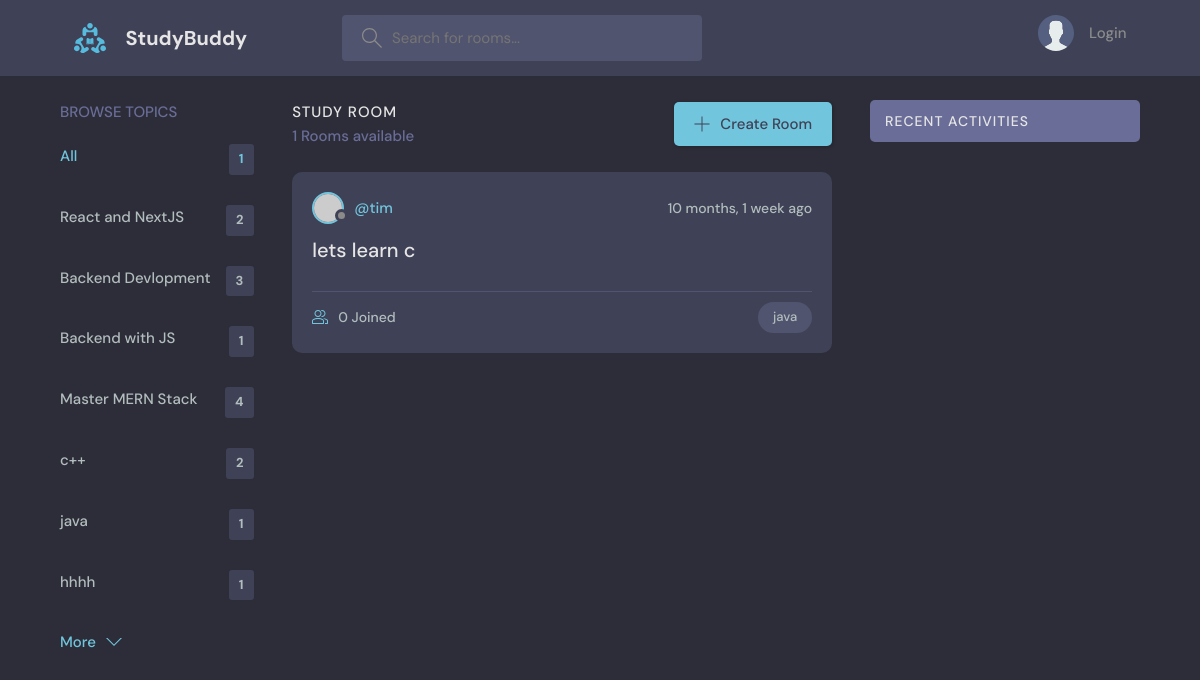
Page /?q=java on the committed database.
### base/models.py (models this page shows, shortened)
class Topic(models.Model):
    name = models.CharField(max_length=200)

class Room(models.Model):
    host=models.ForeignKey(User,on_delete=models.SET_NULL,null=True)
    topic=models.ForeignKey(Topic,on_delete=models.SET_NULL,null=True)
    name=models.CharField(max_length=200)
    description = models.TextField(null=True,blank= True)
    participants = models.ManyToManyField(User,related_name='participants',blank=True)
    updated = models.DateTimeField(auto_now=True)
    created = models.DateTimeField(auto_now_add=True)
    class Meta:
        ordering = ['-updated','-created']

### base/views.py (the view)
# urls.py: path("",views.home,name="home"),
def home(request):
    q = request.GET.get('q') if request.GET.get('q') != None else ''
    rooms = Room.objects.filter(
        Q(topic__name__icontains=q) |
        Q(name__icontains=q) |
        Q(description__icontains=q) |
        Q(host__username__icontains=q)
    )
    topics=Topic.objects.all()
    room_count = rooms.count()
    room_messages = Message.objects.filter(Q(room__topic__name__icontains=q))
    context={'rooms':rooms,'topics':topics,'room_count':room_count,'room_messages':room_messages}
    return render(request,'base/home.html',context)

### base/templates/base/home.html (shortened to what this page needs)
{% extends 'main.html' %}
{%  block content %}
    <main class="layout layout--3">
      <div class="container">
         {% include 'base/topic_component.html' %}
        <div class="roomList">
          <div class="roomList__header">
            <div>
              <h2>Study Room</h2>
              <p>{{room_count}} Rooms available</p>
            </div>
            <a class="btn btn--main" href="{% url 'create-room'%}">
              <svg version="1.1" xmlns="http://www.w3.org/2000/svg" width="32" height="32" viewBox="0 0 32 32">
                <title>add</title>
                <path
                  d="M16.943 0.943h-1.885v14.115h-14.115v1.885h14.115v14.115h1.885v-14.115h14.115v-1.885h-14.115v-14.115z"
                ></path>
              </svg>
              Create Room
            </a>
          </div>
          {% include 'base/feed_component.html'%}
        </div>
         {% include 'base/activity_component.html' %}
      </div>
    </main>
{%endblock%}

### base/templates/base/topic_component.html
 <div class="topics">
          <div class="topics__header">
            <h2>Browse Topics</h2>
          </div>
          <ul class="topics__list">
            <li>
              <a href="{% url 'home'%}" class="active">All <span>{{room_count}}</span></a>
            </li>
            {% for topic in topics %}
            <li>
              <a href="{% url 'home' %}?q={{topic.name}}">{{topic.name}} <span>{{topic.room_set.all.count}}</span></a>
            </li>
             {% endfor %}
          </ul>
          <a class="btn btn--link" href="topics.html">
            More
            <svg version="1.1" xmlns="http://www.w3.org/2000/svg" width="32" height="32" viewBox="0 0 32 32">
              <title>chevron-down</title>
              <path d="M16 21l-13-13h-3l16 16 16-16h-3l-13 13z"></path>
            </svg>
          </a>
        </div>

### base/templates/base/feed_component.html (shortened to what this page needs)
 {% for room in rooms %}
<div class="roomListRoom">
            <div class="roomListRoom__header">
              <a href="{% url 'user-profile' room.host.id %}" class="roomListRoom__author">
                <div class="avatar avatar--small">
                  <img src="https://randomuser.me/api/portraits/women/11.jpg" />
                </div>
                <span>@{{room.host.username}}</span>
              </a>
              <div class="roomListRoom__actions">
                <span>{{room.created|timesince}} ago</span>
              </div>
            </div>
            <div class="roomListRoom__content">
              <a href="{% url 'room' room.id %}">{{room.name}}</a>
            </div>
            <div class="roomListRoom__meta">
              <a href="{% url 'room' room.id %}" class="roomListRoom__joined">
                {{ room.participants.all.count }} Joined
              </a>
              <p class="roomListRoom__topic">{{room.topic.name}}</p>
            </div>
          </div>
          {% endfor %}

### static/styles/style.css (style rules this page uses)
:root { --color-main: #71c6dd; --color-main-light: #e1f6fb; --color-dark: #3f4156; --color-dark-medium: #51546e; --color-dark-light: #696d97; --color-light: #e5e5e5; --color-gray: #8b8b8b; --color-light-gray: #b2bdbd; --color-bg: #2d2d39; --color-success: #5dd693; --color-error: #fc4b0b; }
* { font-family: "DM Sans", -apple-system, BlinkMacSystemFont, "Segoe UI", Roboto, Oxygen, Ubuntu, Cantarell, "Open Sans", "Helvetica Neue", sans-serif; margin: 0; padding: 0; box-sizing: border-box; text-rendering: optimizeLegibility; font-size: inherit; }
html { font-size: 56.25%; }
@media only screen and (min-width: 1200px) { html { font-size: 62.5%; } }
body { line-height: 1.6; font-weight: 400; font-size: 1.5rem; color: var(--color-light-gray); background-color: var(--color-bg); min-height: 100vh; }
img { width: 100%; }
a { display: inline-block; color: var(--color-main); text-decoration: none; }
.container { max-width: 120rem; width: 90%; margin: auto; }
.btn { background-color: transparent; border: none; display: inline-flex; align-items: center; gap: 1rem; cursor: pointer; transition: all ease-in-out 0.3s; padding: 1rem 2rem; border-radius: 5px; box-shadow: 1px 1px 3px 1px rgba(0, 0, 0, 0.15); font-weight: 500; }
.btn--link { border-radius: 0; padding: 0; color: var(--color-main); box-shadow: none; }
.btn--main { background-color: var(--color-main); color: var(--color-dark); }
.btn > svg { fill: currentColor; width: 1.6rem; height: 1.6rem; }
.avatar { position: relative; display: inline-block; border-radius: 50%; border: 2px solid var(--color-main); }
.avatar img { display: block; border-radius: 50%; object-fit: cover; object-position: center; }
.avatar::after { content: ""; display: block; position: absolute; background-color: var(--color-gray); z-index: 111; border-radius: 50%; border: 0.3rem solid var(--color-dark); }
.avatar.avatar--small img { width: 2.8rem; height: 2.8rem; }
.avatar.avatar--small:after { width: 0.7rem; height: 0.7rem; bottom: 0px; right: -6px; }
.layout { margin-top: 2.4rem; }
.layout > .container { display: flex; justify-content: space-between; align-items: flex-start; }
.layout--3 > .container > div:first-child { flex-basis: 18%; max-width: 22.5rem; }
.layout--3 > .container > div:nth-child(2) { flex-basis: 50%; }
.topics__header { margin-bottom: 2rem; }
.topics__header h2 { text-transform: uppercase; font-weight: 500; color: var(--color-dark-light); }
.topics__list { list-style: none; }
.topics__list li a { display: flex; justify-content: space-between; margin-bottom: 3rem; font-weight: 500; color: var(--color-light-gray); transition: all 0.3s ease-in-out; }
.topics__list li a.active, .topics__list li a:hover { color: var(--color-main); }
.topics__list li a span { padding: 0.5rem 1rem; background-color: var(--color-dark); border-radius: 3px; font-size: 1.3rem; font-weight: 700; letter-spacing: 1px; }
.roomList__header { display: flex; justify-content: space-between; align-items: center; margin-bottom: 2.4rem; }
.roomList__header h2 { text-transform: uppercase; font-weight: 500; color: var(--color-light); letter-spacing: 1px; }
.roomList__header p { font-weight: 500; color: var(--color-dark-light); }
.roomListRoom { margin-bottom: 2.4rem; background-color: var(--color-dark); border-radius: 1rem; padding: 2rem; }
.roomListRoom__header { display: flex; justify-content: space-between; align-items: center; }
.roomListRoom__author { font-weight: 500; display: flex; align-items: center; gap: 1rem; }
.roomListRoom__actions { display: flex; align-items: flex-start; gap: 1rem; position: relative; }
.roomListRoom__actions span { font-size: 1.4rem; font-weight: 500; }
.roomListRoom__content { margin: 1rem 0; }
.roomListRoom__content a { font-size: 2rem; font-weight: 500; margin-bottom: 1.5rem; color: var(--color-light); transition: all 0.3s ease-in-out; }
.roomListRoom__meta { border-top: 1px solid var(--color-dark-medium); padding-top: 1rem; display: flex; align-items: center; justify-content: space-between; }
.roomListRoom__joined { color: var(--color-light-gray); display: flex; align-items: center; gap: 1rem; font-size: 1.4rem; font-weight: 500; }
.roomListRoom__joined svg { fill: var(--color-main); width: 1.6rem; height: 1.6rem; }
.roomListRoom__topic { padding: 5px 1.5rem; background-color: var(--color-dark-medium); border-radius: 5rem; font-weight: 500; font-size: 1.3rem; }

### rows in the picture
Topic: name "React and NextJS", room_set.all.count "2"
Topic: name "Backend Devlopment", room_set.all.count "3"
Topic: name "Backend with JS", room_set.all.count "1"
Topic: name "Master MERN Stack", room_set.all.count "4"
Topic: name "c++", room_set.all.count "2"
Topic: name "java", room_set.all.count "1"
Topic: name "hhhh", room_set.all.count "1"
Room: host.username "tim", created "10 months, 1 week", name "lets learn c", participants.all.count "0", topic.name "java"

### other values in the picture
{{ room_count }} "1"
